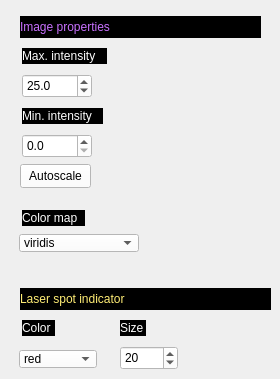
      <widget class="QWidget" name="imageTab">
       <attribute name="title">
        <string>Image</string>
       </attribute>
       <widget class="QLabel" name="label_5">
        <property name="geometry">
         <rect>
          <x>22</x>
          <y>210</y>
          <width>63</width>
          <height>16</height>
         </rect>
        </property>
        <property name="sizePolicy">
         <sizepolicy hsizetype="Minimum" vsizetype="Fixed">
          <horstretch>0</horstretch>
          <verstretch>0</verstretch>
         </sizepolicy>
        </property>
        <property name="styleSheet">
         <string notr="true">color: rgb(255, 255, 255);
background-color: rgb(0, 0, 0);</string>
        </property>
        <property name="text">
         <string>Color map</string>
        </property>
       </widget>
       <widget class="QDoubleSpinBox" name="minIntensityBox">
        <property name="geometry">
         <rect>
          <x>22</x>
          <y>134</y>
          <width>70</width>
          <height>24</height>
         </rect>
        </property>
        <property name="sizePolicy">
         <sizepolicy hsizetype="Fixed" vsizetype="Fixed">
          <horstretch>0</horstretch>
          <verstretch>0</verstretch>
         </sizepolicy>
        </property>
        <property name="styleSheet">
         <string notr="true">color: rgb(0, 0, 0);
background-color: rgb(255, 255, 255);</string>
        </property>
        <property name="decimals">
         <number>1</number>
        </property>
        <property name="maximum">
         <double>1000.000000000000000</double>
        </property>
        <property name="singleStep">
         <double>0.100000000000000</double>
        </property>
       </widget>
       <widget class="QLabel" name="label_6">
        <property name="geometry">
         <rect>
          <x>20</x>
          <y>16</y>
          <width>241</width>
          <height>22</height>
         </rect>
        </property>
        <property name="sizePolicy">
         <sizepolicy hsizetype="Fixed" vsizetype="Fixed">
          <horstretch>0</horstretch>
          <verstretch>0</verstretch>
         </sizepolicy>
        </property>
        <property name="styleSheet">
         <string notr="true">color: rgb(201, 113, 255);
background-color: rgb(0, 0, 0);
font: 18pt &quot;.AppleSystemUIFont&quot;;</string>
        </property>
        <property name="text">
         <string>Image properties</string>
        </property>
       </widget>
       <widget class="QLabel" name="label_8">
        <property name="geometry">
         <rect>
          <x>22</x>
          <y>320</y>
          <width>33</width>
          <height>16</height>
         </rect>
        </property>
        <property name="sizePolicy">
         <sizepolicy hsizetype="Fixed" vsizetype="Fixed">
          <horstretch>0</horstretch>
          <verstretch>0</verstretch>
         </sizepolicy>
        </property>
        <property name="styleSheet">
         <string notr="true">color: rgb(255, 255, 255);
background-color: rgb(0, 0, 0);</string>
        </property>
        <property name="text">
         <string>Color</string>
        </property>
       </widget>
       <widget class="QDoubleSpinBox" name="laserSizeBox">
        <property name="geometry">
         <rect>
          <x>120</x>
          <y>346</y>
          <width>58</width>
          <height>24</height>
         </rect>
        </property>
        <property name="sizePolicy">
         <sizepolicy hsizetype="Fixed" vsizetype="Fixed">
          <horstretch>0</horstretch>
          <verstretch>0</verstretch>
         </sizepolicy>
        </property>
        <property name="styleSheet">
         <string notr="true">color: rgb(0, 0, 0);
background-color: rgb(255, 255, 255);</string>
        </property>
        <property name="decimals">
         <number>0</number>
        </property>
        <property name="minimum">
         <double>1.000000000000000</double>
        </property>
        <property name="maximum">
         <double>1000.000000000000000</double>
        </property>
        <property name="singleStep">
         <double>1.000000000000000</double>
        </property>
        <property name="value">
         <double>20.000000000000000</double>
        </property>
       </widget>
       <widget class="QComboBox" name="laserColorBox">
        <property name="geometry">
         <rect>
          <x>19</x>
          <y>350</y>
          <width>78</width>
          <height>18</height>
         </rect>
        </property>
        <property name="sizePolicy">
         <sizepolicy hsizetype="Fixed" vsizetype="Fixed">
          <horstretch>0</horstretch>
          <verstretch>0</verstretch>
         </sizepolicy>
        </property>
        <property name="styleSheet">
         <string notr="true">color: rgb(0, 0, 0);
background-color: rgb(255, 255, 255);</string>
        </property>
        <item>
         <property name="text">
          <string>red</string>
         </property>
        </item>
        <item>
         <property name="text">
          <string>blue</string>
         </property>
        </item>
        <item>
         <property name="text">
          <string>green</string>
         </property>
        </item>
        <item>
         <property name="text">
          <string>black</string>
         </property>
        </item>
        <item>
         <property name="text">
          <string>white</string>
         </property>
        </item>
        <item>
         <property name="text">
          <string>purple</string>
         </property>
        </item>
        <item>
         <property name="text">
          <string>orange</string>
         </property>
        </item>
       </widget>
       <widget class="QLabel" name="label_7">
        <property name="geometry">
         <rect>
          <x>20</x>
          <y>288</y>
          <width>251</width>
          <height>22</height>
         </rect>
        </property>
        <property name="sizePolicy">
         <sizepolicy hsizetype="Fixed" vsizetype="Fixed">
          <horstretch>0</horstretch>
          <verstretch>0</verstretch>
         </sizepolicy>
        </property>
        <property name="styleSheet">
         <string notr="true">color: rgb(255, 237, 117);
background-color: rgb(0, 0, 0);
font: 18pt &quot;.AppleSystemUIFont&quot;;</string>
        </property>
        <property name="text">
         <string>Laser spot indicator</string>
        </property>
       </widget>
       <widget class="QDoubleSpinBox" name="maxIntensityBox">
        <property name="geometry">
         <rect>
          <x>22</x>
          <y>74</y>
          <width>70</width>
          <height>24</height>
         </rect>
        </property>
        <property name="sizePolicy">
         <sizepolicy hsizetype="Fixed" vsizetype="Fixed">
          <horstretch>0</horstretch>
          <verstretch>0</verstretch>
         </sizepolicy>
        </property>
        <property name="styleSheet">
         <string notr="true">color: rgb(0, 0, 0);
background-color: rgb(255, 255, 255);</string>
        </property>
        <property name="decimals">
         <number>1</number>
        </property>
        <property name="maximum">
         <double>1000.000000000000000</double>
        </property>
        <property name="singleStep">
         <double>0.100000000000000</double>
        </property>
        <property name="value">
         <double>25.000000000000000</double>
        </property>
       </widget>
       <widget class="QLabel" name="label_3">
        <property name="geometry">
         <rect>
          <x>22</x>
          <y>108</y>
          <width>81</width>
          <height>16</height>
         </rect>
        </property>
        <property name="sizePolicy">
         <sizepolicy hsizetype="Minimum" vsizetype="Fixed">
          <horstretch>0</horstretch>
          <verstretch>0</verstretch>
         </sizepolicy>
        </property>
        <property name="styleSheet">
         <string notr="true">color: rgb(255, 255, 255);
background-color: rgb(0, 0, 0);</string>
        </property>
        <property name="text">
         <string>Min. intensity</string>
        </property>
       </widget>
       <widget class="QLabel" name="label_4">
        <property name="geometry">
         <rect>
          <x>22</x>
          <y>48</y>
          <width>85</width>
          <height>16</height>
         </rect>
        </property>
        <property name="sizePolicy">
         <sizepolicy hsizetype="Fixed" vsizetype="Fixed">
          <horstretch>0</horstretch>
          <verstretch>0</verstretch>
         </sizepolicy>
        </property>
        <property name="styleSheet">
         <string notr="true">color: rgb(255, 255, 255);
background-color: rgb(0, 0, 0);</string>
        </property>
        <property name="text">
         <string>Max. intensity</string>
        </property>
       </widget>
       <widget class="QPushButton" name="autoscaleButton">
        <property name="geometry">
         <rect>
          <x>20</x>
          <y>164</y>
          <width>71</width>
          <height>24</height>
         </rect>
        </property>
        <property name="sizePolicy">
         <sizepolicy hsizetype="Fixed" vsizetype="Fixed">
          <horstretch>0</horstretch>
          <verstretch>0</verstretch>
         </sizepolicy>
        </property>
        <property name="styleSheet">
         <string notr="true">color: rgb(0, 0, 0);
background-color: rgb(255, 255, 255);</string>
        </property>
        <property name="text">
         <string>Autoscale</string>
        </property>
       </widget>
       <widget class="QComboBox" name="colorMapBox">
        <property name="enabled">
         <bool>true</bool>
        </property>
        <property name="geometry">
         <rect>
          <x>19</x>
          <y>234</y>
          <width>120</width>
          <height>18</height>
         </rect>
        </property>
        <property name="sizePolicy">
         <sizepolicy hsizetype="Fixed" vsizetype="Fixed">
          <horstretch>0</horstretch>
          <verstretch>0</verstretch>
         </sizepolicy>
        </property>
        <property name="maximumSize">
         <size>
          <width>120</width>
          <height>16777215</height>
         </size>
        </property>
        <property name="styleSheet">
         <string notr="true">color: rgb(0, 0, 0);
background-color: rgb(255, 255, 255);</string>
        </property>
        <item>
         <property name="text">
          <string>viridis</string>
         </property>
        </item>
        <item>
         <property name="text">
          <string>cividis</string>
         </property>
        </item>
        <item>
         <property name="text">
          <string>plasma</string>
         </property>
        </item>
        <item>
         <property name="text">
          <string>magma</string>
         </property>
        </item>
        <item>
         <property name="text">
          <string>inferno</string>
         </property>
        </item>
        <item>
         <property name="text">
          <string>linear bgyw</string>
         </property>
        </item>
        <item>
         <property name="text">
          <string>linear blue 1</string>
         </property>
        </item>
        <item>
         <property name="text">
          <string>linear blue 2</string>
         </property>
        </item>
        <item>
         <property name="text">
          <string>linear gow</string>
         </property>
        </item>
        <item>
         <property name="text">
          <string>linear bmw</string>
         </property>
        </item>
        <item>
         <property name="text">
          <string>linear bmy</string>
         </property>
        </item>
        <item>
         <property name="text">
          <string>linear green</string>
         </property>
        </item>
        <item>
         <property name="text">
          <string>linear gray</string>
         </property>
        </item>
        <item>
         <property name="text">
          <string>fire</string>
         </property>
        </item>
        <item>
         <property name="text">
          <string>rainbow</string>
         </property>
        </item>
        <item>
         <property name="text">
          <string>isolum</string>
         </property>
        </item>
        <item>
         <property name="text">
          <string>colorwheel</string>
         </property>
        </item>
        <item>
         <property name="text">
          <string>diverging cwr</string>
         </property>
        </item>
        <item>
         <property name="text">
          <string>diverging bwy</string>
         </property>
        </item>
        <item>
         <property name="text">
          <string>diverging bjy</string>
         </property>
        </item>
        <item>
         <property name="text">
          <string>diverging gwv</string>
         </property>
        </item>
        <item>
         <property name="text">
          <string>coolwarm - diverging bwr</string>
         </property>
        </item>
        <item>
         <property name="text">
          <string>diverging bky</string>
         </property>
        </item>
        <item>
         <property name="text">
          <string>diverging bkr</string>
         </property>
        </item>
       </widget>
       <widget class="QLabel" name="label_9">
        <property name="geometry">
         <rect>
          <x>120</x>
          <y>320</y>
          <width>26</width>
          <height>16</height>
         </rect>
        </property>
        <property name="sizePolicy">
         <sizepolicy hsizetype="Fixed" vsizetype="Fixed">
          <horstretch>0</horstretch>
          <verstretch>0</verstretch>
         </sizepolicy>
        </property>
        <property name="styleSheet">
         <string notr="true">color: rgb(255, 255, 255);
background-color: rgb(0, 0, 0);</string>
        </property>
        <property name="text">
         <string>Size</string>
        </property>
       </widget>
      </widget>
